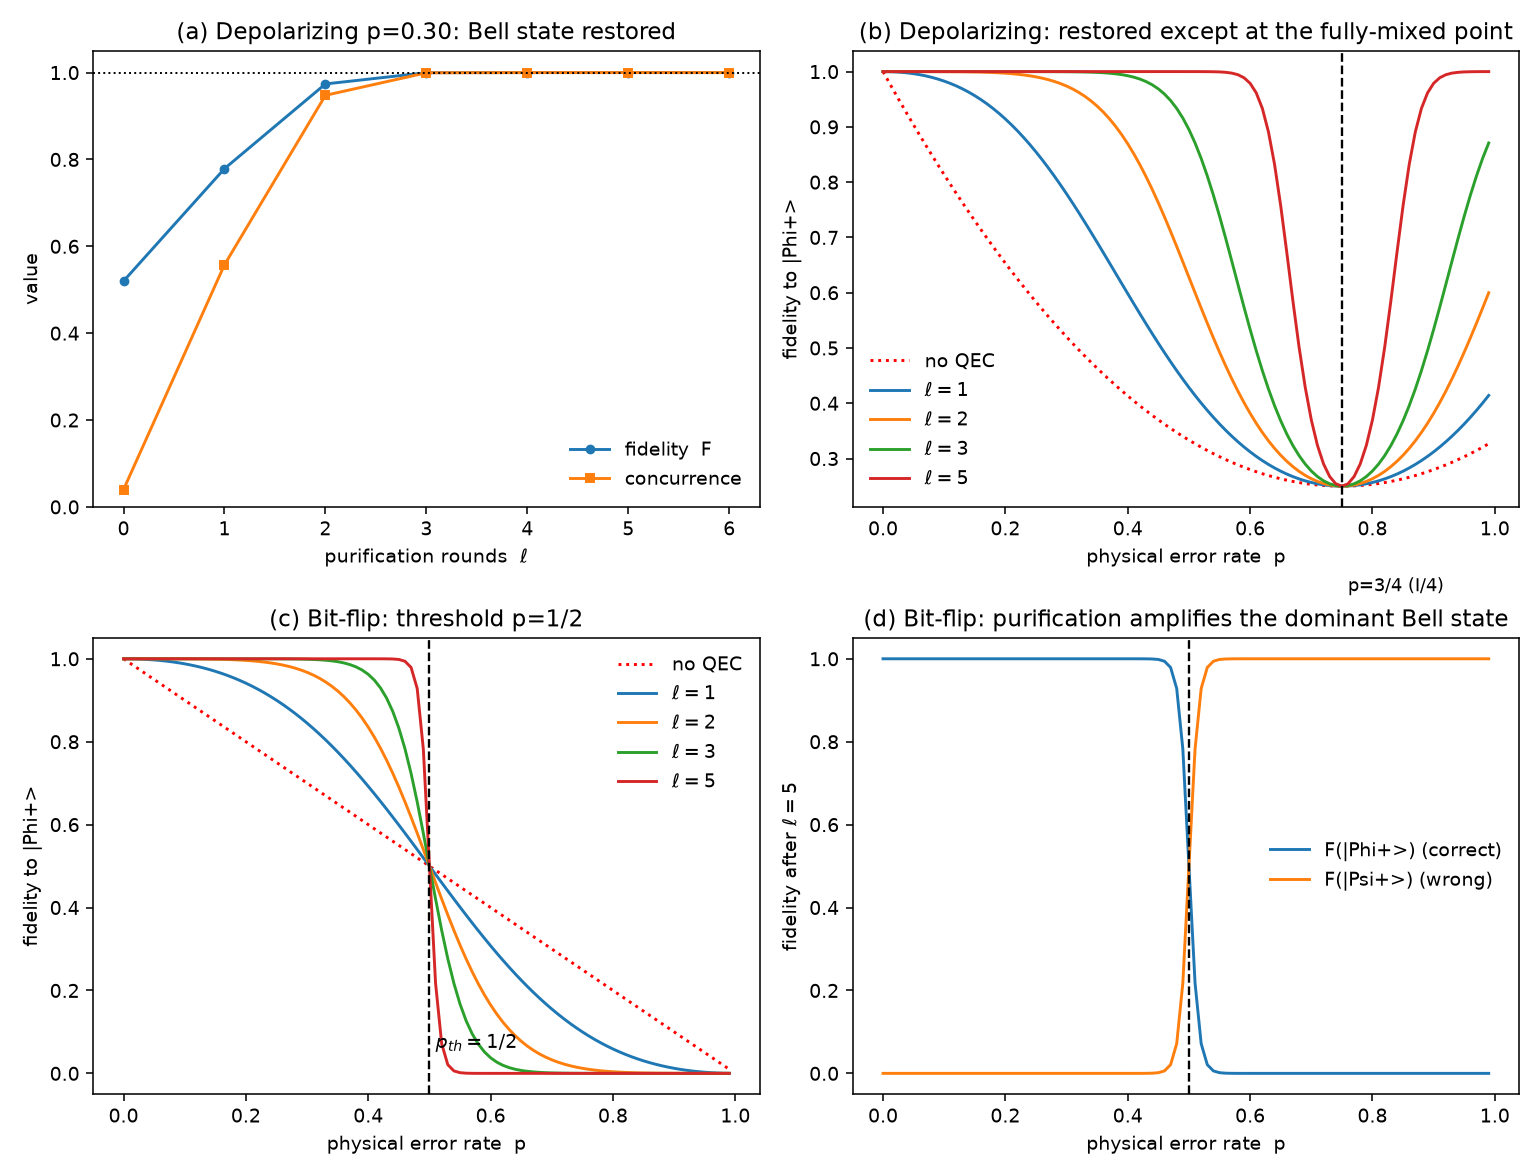

Here is the Python script that generated this plot:
"""
Recovering a Bell state from many noisy copies with PQEC.
=========================================================

A Bell-state factory runs the standard circuit

        q0: |0> --H--*--            |Phi+> = (|00> + |11>) / sqrt(2)
                     |
        q1: |0> -----X--

but every copy comes out *noisy* -- a mixed two-qubit state rho.  Given many
such copies we purify them with the PQEC primitive, generalised from one qubit
to a two-qubit register: the SWAP gadget becomes a SWAP *test* between two
2-qubit registers (two parallel Fredkin gates + an ancilla), and reading the
ancilla extracts

    P(rho) = rho^2 / Tr[rho^2]        (pqec.py, Eq. 7, dimension-independent).

This concentrates weight on the dominant eigenvector of rho.  While the noise is
below threshold that eigenvector is still |Phi+>, so purification drives both
the fidelity F = <Phi+|rho|Phi+> and the entanglement (concurrence) back toward
1 -- the Bell state is restored from copies that were barely entangled.

Two noise models on the freshly made Bell state:

  * local depolarizing on BOTH qubits -> |Phi+> stays the dominant Bell
    component for every p, so purification restores it everywhere except the
    single maximally-mixed point p = 3/4 (there rho = I/4 is a fixed point).

  * bit-flip on ONE qubit -> mixes |Phi+> with |Psi+> = (|01>+|10>)/sqrt(2).
    |Phi+> is dominant only for p < 1/2; above 1/2 purification locks onto the
    WRONG Bell state |Psi+>.  Clean threshold p_th = 1/2.

Everything uses genuine PennyLane mixed-state circuits (Bell prep + noise, and
the 5-wire SWAP-test gadget), not algebraic shortcuts.

Run:  python bell_pqec.py       # console checks + bell_pqec.png
"""

import numpy as np
import matplotlib.pyplot as plt
import pennylane as qml

np.set_printoptions(precision=4, suppress=True)

# ---------------------------------------------------------------------------
# Target Bell states and figures of merit
# ---------------------------------------------------------------------------
PHI_PLUS = np.array([1, 0, 0, 1], dtype=complex) / np.sqrt(2)   # (|00>+|11>)/v2
PSI_PLUS = np.array([0, 1, 1, 0], dtype=complex) / np.sqrt(2)   # (|01>+|10>)/v2
_sy = np.array([[0, -1j], [1j, 0]], dtype=complex)
_YY = np.kron(_sy, _sy)


def fidelity(rho, psi):
    """F = <psi| rho |psi> for a pure target |psi>."""
    return float(np.real(np.vdot(psi, rho @ psi)))


def purity(rho):
    return float(np.real(np.trace(rho @ rho)))


def concurrence(rho):
    """Wootters concurrence of a 2-qubit state (0 = separable, 1 = max. entangled)."""
    R = rho @ _YY @ rho.conj() @ _YY
    ev = np.sort(np.sqrt(np.clip(np.real(np.linalg.eigvals(R)), 0, None)))[::-1]
    return max(0.0, ev[0] - ev[1] - ev[2] - ev[3])


# ---------------------------------------------------------------------------
# Genuine noisy Bell-state factory on the mixed-state simulator
# ---------------------------------------------------------------------------
_bell_dev = qml.device("default.mixed", wires=2)


@qml.qnode(_bell_dev)
def bell_rho(p, noise="depol"):
    """Prepare |Phi+> and apply noise; return the 4x4 density matrix.

    noise = "depol"   : local depolarizing of strength p on BOTH qubits
    noise = "bitflip" : bit-flip of strength p on qubit 0 only
    """
    qml.Hadamard(0)
    qml.CNOT(wires=[0, 1])
    if noise == "depol":
        qml.DepolarizingChannel(p, wires=0)
        qml.DepolarizingChannel(p, wires=1)
    elif noise == "bitflip":
        qml.BitFlip(p, wires=0)
    else:
        raise ValueError(noise)
    return qml.density_matrix(wires=[0, 1])


# ---------------------------------------------------------------------------
# PQEC purification for a 2-qubit register: genuine SWAP-test gadget
#   wire 0 = ancilla,  wires [1,2] = register A (kept),  [3,4] = register B
#   controlled-SWAP of the two registers = two parallel Fredkin gates
# ---------------------------------------------------------------------------
_gadget_dev = qml.device("default.mixed", wires=5)


@qml.qnode(_gadget_dev)
def _swap_gadget_2q(rho_AB):
    """SWAP test on two 2-qubit copies; return joint (ancilla, register A)."""
    qml.QubitDensityMatrix(rho_AB, wires=[1, 2, 3, 4])   # two noisy copies
    qml.Hadamard(0)
    qml.ctrl(qml.SWAP, control=0)(wires=[1, 3])          # Fredkin on qubit pair 0
    qml.ctrl(qml.SWAP, control=0)(wires=[2, 4])          # Fredkin on qubit pair 1
    qml.Hadamard(0)
    return qml.density_matrix(wires=[0, 1, 2])           # ancilla + register A


def purify_once(rho):
    """One PQEC round on a 2-qubit state via the genuine SWAP-test circuit.
    Extracts rho^2 = P_+ rho_+ - P_- rho_- (Eq. 9) from the ancilla blocks and
    normalises.  Already-pure states are fixed points (skip to avoid 0/0)."""
    if purity(rho) > 1 - 1e-12:
        return rho
    d = rho.shape[0]
    sigma = _swap_gadget_2q(np.kron(rho, rho))    # joint (anc, A), 8x8
    rho_sq = sigma[:d, :d] - sigma[d:, d:]        # ancilla |0> block minus |1> block
    return rho_sq / np.trace(rho_sq)


def purify_rounds(rho, ell):
    for _ in range(ell):
        rho = purify_once(rho)
    return rho


# ===========================================================================
def main():
    print("=" * 74)
    print(" PART 1 -- Sanity: the SWAP-test gadget purifies a 2-qubit register")
    print("=" * 74)
    rng = np.random.default_rng(2)
    err = 0.0
    for _ in range(500):
        A = rng.normal(size=(4, 4)) + 1j * rng.normal(size=(4, 4))
        rho = A @ A.conj().T
        rho = rho / np.trace(rho)
        circ = purify_once(rho)
        alg = (rho @ rho) / np.trace(rho @ rho)
        err = max(err, np.abs(circ - alg).max())
    print(f"  circuit output == rho^2/Tr[rho^2]   max error (500 states): {err:.2e}")

    rho0 = bell_rho(0.0)
    print(f"  noiseless Bell state:  F = {fidelity(rho0, PHI_PLUS):.4f}   "
          f"concurrence = {concurrence(rho0):.4f}")

    # -----------------------------------------------------------------------
    print("\n" + "=" * 74)
    print(" PART 2 -- Restoring |Phi+> from noisy copies (depolarizing p=0.30)")
    print("=" * 74)
    p = 0.30
    rho = bell_rho(p, "depol")
    print(f"\n  one noisy copy (local depol p={p}) rho =\n{np.real(rho)}")
    print(f"    F(|Phi+>)   = {fidelity(rho, PHI_PLUS):.4f}   "
          f"concurrence = {concurrence(rho):.4f}   purity = {purity(rho):.4f}")
    print("\n  PQEC purification rounds (each consumes 2 copies of the current state):")
    r = rho
    for ell in range(1, 6):
        r = purify_once(r)
        print(f"    ell={ell}  (N=2^{ell}={2**ell} copies):  "
              f"F = {fidelity(r, PHI_PLUS):.4f}   "
              f"concurrence = {concurrence(r):.4f}   purity = {purity(r):.4f}")
    print("  -> fidelity and entanglement both driven back to 1: Bell state restored.")

    # -----------------------------------------------------------------------
    print("\n" + "=" * 74)
    print(" PART 3 -- Bit-flip on one qubit: threshold p=1/2, wrong state above")
    print("=" * 74)
    print("\n   p     F(Phi+)->   F(Psi+)->   (after 8 rounds)")
    for p in [0.2, 0.4, 0.5, 0.6, 0.8]:
        r = purify_rounds(bell_rho(p, "bitflip"), 8)
        print(f"  {p:.2f}    {fidelity(r, PHI_PLUS):.4f}      "
              f"{fidelity(r, PSI_PLUS):.4f}")
    print("  -> below 1/2 purification restores |Phi+>; above 1/2 it locks onto |Psi+>.")

    # ---- Figure ----------------------------------------------------------
    ps = np.linspace(0.0, 0.99, 100)
    fig, axes = plt.subplots(2, 2, figsize=(11, 8.4))

    # (a) depolarizing p=0.3: fidelity & concurrence vs rounds
    ax = axes[0, 0]
    r = bell_rho(0.30, "depol")
    F = [fidelity(r, PHI_PLUS)]
    C = [concurrence(r)]
    rr = r
    for _ in range(6):
        rr = purify_once(rr)
        F.append(fidelity(rr, PHI_PLUS))
        C.append(concurrence(rr))
    ax.plot(range(7), F, "-o", ms=4, label="fidelity  F")
    ax.plot(range(7), C, "-s", ms=4, label="concurrence")
    ax.axhline(1.0, color="k", ls=":", lw=1)
    ax.set_xlabel("purification rounds  $\\ell$")
    ax.set_ylabel("value")
    ax.set_title("(a) Depolarizing p=0.30: Bell state restored")
    ax.set_ylim(0.0, 1.05)
    ax.legend(frameon=False)

    # (b) depolarizing: fidelity vs p for several depths
    ax = axes[0, 1]
    for ell in [0, 1, 2, 3, 5]:
        Fp = [fidelity(purify_rounds(bell_rho(p, "depol"), ell), PHI_PLUS) for p in ps]
        ax.plot(ps, Fp, ("r:" if ell == 0 else "-"),
                label=("no QEC" if ell == 0 else f"$\\ell={ell}$"))
    ax.axvline(0.75, color="k", ls="--", lw=1.2)
    ax.text(0.75, 0.06, " p=3/4 (I/4)", fontsize=9)
    ax.set_xlabel("physical error rate  p")
    ax.set_ylabel("fidelity to |Phi+>")
    ax.set_title("(b) Depolarizing: restored except at the fully-mixed point")
    ax.legend(frameon=False)

    # (c) bit-flip: fidelity to |Phi+> vs p -> clean threshold 1/2
    ax = axes[1, 0]
    for ell in [0, 1, 2, 3, 5]:
        Fp = [fidelity(purify_rounds(bell_rho(p, "bitflip"), ell), PHI_PLUS) for p in ps]
        ax.plot(ps, Fp, ("r:" if ell == 0 else "-"),
                label=("no QEC" if ell == 0 else f"$\\ell={ell}$"))
    ax.axvline(0.5, color="k", ls="--", lw=1.2)
    ax.text(0.5, 0.06, " $p_{th}=1/2$", fontsize=10)
    ax.set_xlabel("physical error rate  p")
    ax.set_ylabel("fidelity to |Phi+>")
    ax.set_title("(c) Bit-flip: threshold p=1/2")
    ax.legend(frameon=False)

    # (d) bit-flip at ell=5: which Bell state wins
    ax = axes[1, 1]
    Fphi = [fidelity(purify_rounds(bell_rho(p, "bitflip"), 5), PHI_PLUS) for p in ps]
    Fpsi = [fidelity(purify_rounds(bell_rho(p, "bitflip"), 5), PSI_PLUS) for p in ps]
    ax.plot(ps, Fphi, "-", label="F(|Phi+>) (correct)")
    ax.plot(ps, Fpsi, "-", label="F(|Psi+>) (wrong)")
    ax.axvline(0.5, color="k", ls="--", lw=1.2)
    ax.set_xlabel("physical error rate  p")
    ax.set_ylabel("fidelity after $\\ell=5$")
    ax.set_title("(d) Bit-flip: purification amplifies the dominant Bell state")
    ax.legend(frameon=False)

    fig.tight_layout()
    fig.savefig("bell_pqec.png", dpi=140)
    print("\n  saved  bell_pqec.png")
    print("\nDone.")


if __name__ == "__main__":
    main()
